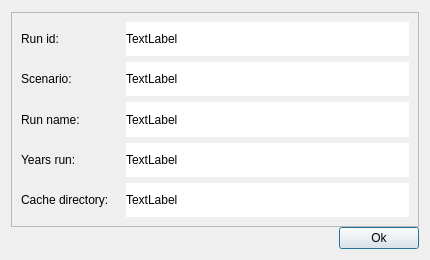
<ui version="4.0" >
 <class>dlgGetRunInfo</class>
 <widget class="QDialog" name="dlgGetRunInfo" >
  <property name="geometry" >
   <rect>
    <x>0</x>
    <y>0</y>
    <width>430</width>
    <height>260</height>
   </rect>
  </property>
  <property name="windowTitle" >
   <string>Details for simulation run</string>
  </property>
  <layout class="QVBoxLayout" name="verticalLayout" >
   <property name="spacing" >
    <number>0</number>
   </property>
   <property name="topMargin" >
    <number>12</number>
   </property>
   <item>
    <widget class="QFrame" name="frame" >
     <property name="sizePolicy" >
      <sizepolicy vsizetype="Preferred" hsizetype="Expanding" >
       <horstretch>0</horstretch>
       <verstretch>0</verstretch>
      </sizepolicy>
     </property>
     <property name="frameShape" >
      <enum>QFrame::StyledPanel</enum>
     </property>
     <property name="frameShadow" >
      <enum>QFrame::Raised</enum>
     </property>
     <layout class="QGridLayout" name="gridLayout" >
      <property name="horizontalSpacing" >
       <number>17</number>
      </property>
      <item row="0" column="0" >
       <widget class="QLabel" name="label_5" >
        <property name="text" >
         <string>Run id:</string>
        </property>
       </widget>
      </item>
      <item row="1" column="0" >
       <widget class="QLabel" name="label_4" >
        <property name="text" >
         <string>Scenario:</string>
        </property>
       </widget>
      </item>
      <item row="2" column="0" >
       <widget class="QLabel" name="label" >
        <property name="text" >
         <string>Run name:</string>
        </property>
       </widget>
      </item>
      <item row="3" column="0" >
       <widget class="QLabel" name="label_2" >
        <property name="text" >
         <string>Years run:</string>
        </property>
       </widget>
      </item>
      <item row="4" column="0" >
       <widget class="QLabel" name="label_3" >
        <property name="text" >
         <string>Cache directory:</string>
        </property>
       </widget>
      </item>
      <item row="4" column="2" >
       <widget class="QLabel" name="lblCache_directory" >
        <property name="autoFillBackground" >
         <bool>false</bool>
        </property>
        <property name="styleSheet" >
         <string notr="true" >background-color: rgb(255, 255, 255);</string>
        </property>
        <property name="text" >
         <string>TextLabel</string>
        </property>
        <property name="wordWrap" >
         <bool>true</bool>
        </property>
       </widget>
      </item>
      <item row="3" column="2" >
       <widget class="QLabel" name="lblYears_run" >
        <property name="sizePolicy" >
         <sizepolicy vsizetype="Preferred" hsizetype="Expanding" >
          <horstretch>0</horstretch>
          <verstretch>0</verstretch>
         </sizepolicy>
        </property>
        <property name="autoFillBackground" >
         <bool>false</bool>
        </property>
        <property name="styleSheet" >
         <string notr="true" >background-color: rgb(255, 255, 255);</string>
        </property>
        <property name="text" >
         <string>TextLabel</string>
        </property>
       </widget>
      </item>
      <item row="2" column="2" >
       <widget class="QLabel" name="lblRun_name" >
        <property name="sizePolicy" >
         <sizepolicy vsizetype="Preferred" hsizetype="Expanding" >
          <horstretch>0</horstretch>
          <verstretch>0</verstretch>
         </sizepolicy>
        </property>
        <property name="autoFillBackground" >
         <bool>false</bool>
        </property>
        <property name="styleSheet" >
         <string notr="true" >background-color: rgb(255, 255, 255);</string>
        </property>
        <property name="text" >
         <string>TextLabel</string>
        </property>
        <property name="wordWrap" >
         <bool>true</bool>
        </property>
       </widget>
      </item>
      <item row="1" column="2" >
       <widget class="QLabel" name="lblScenario_name" >
        <property name="sizePolicy" >
         <sizepolicy vsizetype="Preferred" hsizetype="Expanding" >
          <horstretch>0</horstretch>
          <verstretch>0</verstretch>
         </sizepolicy>
        </property>
        <property name="autoFillBackground" >
         <bool>false</bool>
        </property>
        <property name="styleSheet" >
         <string notr="true" >background-color: rgb(255, 255, 255);</string>
        </property>
        <property name="text" >
         <string>TextLabel</string>
        </property>
        <property name="textFormat" >
         <enum>Qt::AutoText</enum>
        </property>
       </widget>
      </item>
      <item row="0" column="2" >
       <widget class="QLabel" name="lblRunId" >
        <property name="sizePolicy" >
         <sizepolicy vsizetype="Preferred" hsizetype="Expanding" >
          <horstretch>0</horstretch>
          <verstretch>0</verstretch>
         </sizepolicy>
        </property>
        <property name="autoFillBackground" >
         <bool>false</bool>
        </property>
        <property name="styleSheet" >
         <string notr="true" >background-color: rgb(255, 255, 255);</string>
        </property>
        <property name="text" >
         <string>TextLabel</string>
        </property>
        <property name="textFormat" >
         <enum>Qt::AutoText</enum>
        </property>
       </widget>
      </item>
     </layout>
    </widget>
   </item>
   <item>
    <layout class="QHBoxLayout" name="horizontalLayout" >
     <item>
      <spacer name="horizontalSpacer" >
       <property name="orientation" >
        <enum>Qt::Horizontal</enum>
       </property>
       <property name="sizeHint" stdset="0" >
        <size>
         <width>40</width>
         <height>20</height>
        </size>
       </property>
      </spacer>
     </item>
     <item>
      <widget class="QPushButton" name="btnDone" >
       <property name="text" >
        <string>Ok</string>
       </property>
      </widget>
     </item>
    </layout>
   </item>
  </layout>
 </widget>
 <resources/>
 <connections/>
</ui>
